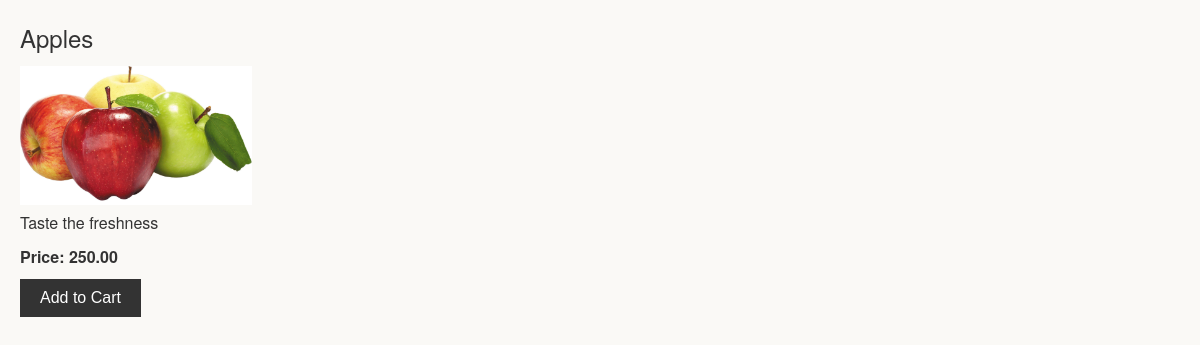
Before: /inventory/products/7/ with the older database file.
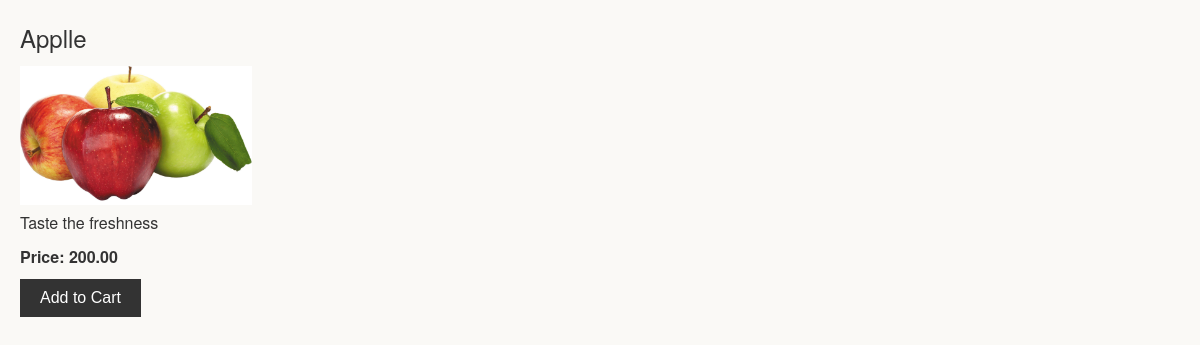
After: the same page with the newer database file.
### inventory/models.py (models this page shows)
class Product(models.Model):
    vendor = models.ForeignKey(Vendor, null = True, on_delete = models.CASCADE)
    name = models.CharField(max_length = 32)
    price = models.DecimalField(max_digits = 8, decimal_places = 2)
    stock = models.PositiveIntegerField()
    image = models.ImageField()
    description = models.TextField()
    date_created = models.DateTimeField(auto_now_add = True)
    date_updated = models.DateTimeField(auto_now = True)

### inventory/views.py (the view)
# urls.py: path("products/<int:id>/",product_detail, name="product_detail_views"),
def product_detail(request, id):
    product = Product.objects.get(id=id)
    return render(request, 'inventory/product_detail.html', {'product': product})

### templates/inventory/product_detail.html (shortened to what this page needs)
<!DOCTYPE html>
<html lang="en">
<head>
</head>
<body>
    <h2>{{ product.name }}</h2>
    <img src="{{ product.image.url }}" class="img">
    <p>{{ product.description }}</p>
    <span>Price: {{ product.price }}</span>
    <button>Add to Cart</button>
</body>
</html>

Changed rows visible on the page:
changed Product "Taste the freshness": name "Apples" → "Applle"; price "250.00" → "200.00"
